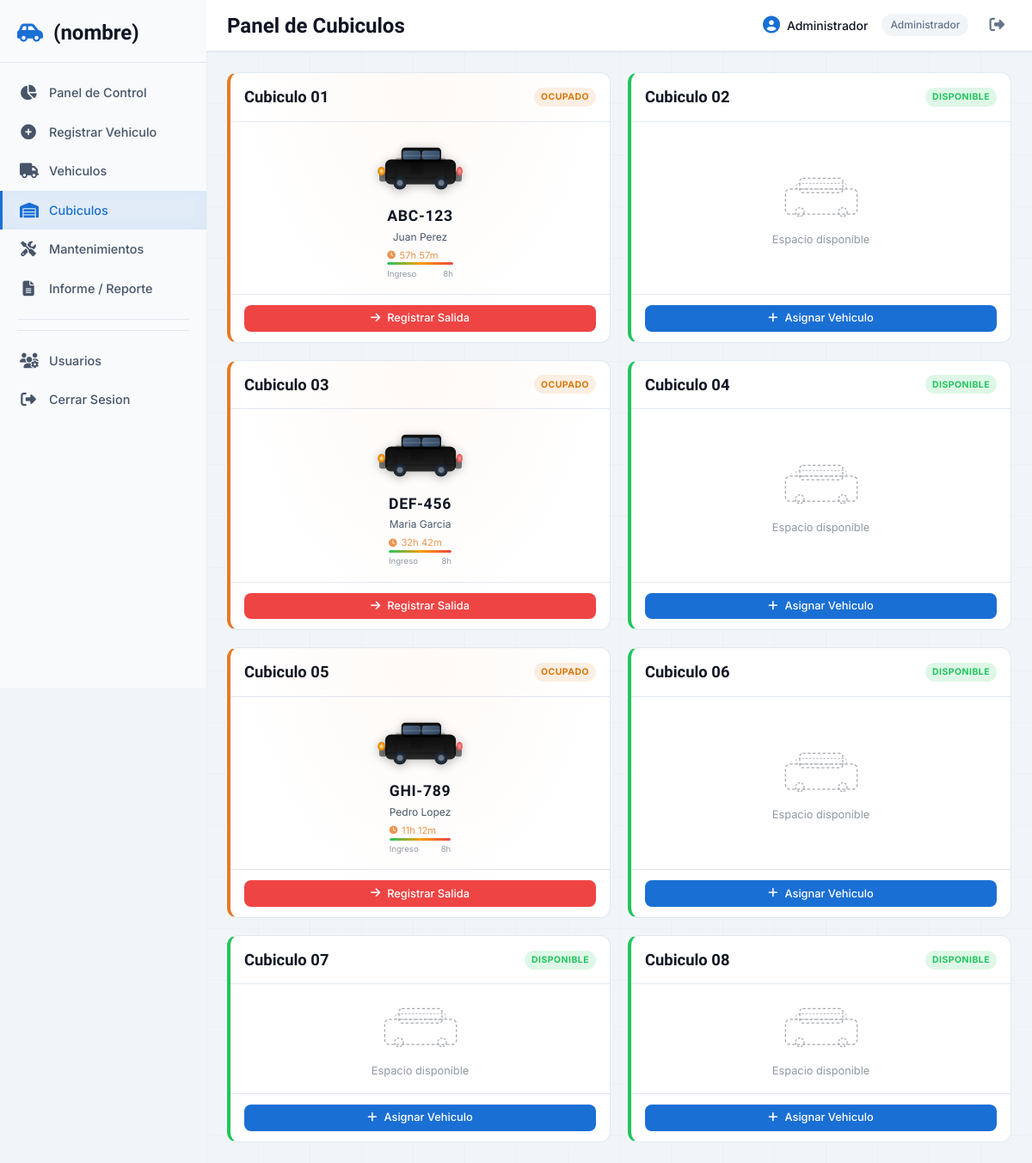
Screenshot of /cubiculos/panel.php (signed in) with the database file from the repository.
### tables this page shows
CREATE TABLE IF NOT EXISTS registros_entrada (
    id              INT UNSIGNED AUTO_INCREMENT PRIMARY KEY,
    vehiculo_id     INT UNSIGNED NOT NULL,
    cubiculo_id     INT UNSIGNED NOT NULL,
    usuario_id      INT UNSIGNED NOT NULL,
    fecha_entrada   DATETIME NOT NULL DEFAULT CURRENT_TIMESTAMP,
    fecha_salida    DATETIME,
    estado          ENUM('activo','completado','cancelado') NOT NULL DEFAULT 'activo',
    observaciones   TEXT,
    FOREIGN KEY (vehiculo_id)  REFERENCES vehiculos(id) ON UPDATE CASCADE ON DELETE RESTRICT,
    FOREIGN KEY (cubiculo_id)  REFERENCES cubiculos(id) ON UPDATE CASCADE ON DELETE RESTRICT,
    FOREIGN KEY (usuario_id)   REFERENCES usuarios(id) ON UPDATE CASCADE ON DELETE RESTRICT
);

CREATE TABLE IF NOT EXISTS cubiculos (
    id        INT UNSIGNED AUTO_INCREMENT PRIMARY KEY,
    numero    TINYINT UNSIGNED NOT NULL UNIQUE,
    nombre    VARCHAR(50) NOT NULL,
    estado    ENUM('libre','ocupado') NOT NULL DEFAULT 'libre'
);

CREATE TABLE IF NOT EXISTS vehiculos (
    id              INT UNSIGNED AUTO_INCREMENT PRIMARY KEY,
    placa           VARCHAR(20) NOT NULL UNIQUE,
    marca           VARCHAR(80) NOT NULL,
    modelo          VARCHAR(80) NOT NULL,
    anio            YEAR NOT NULL,
    color           VARCHAR(40) NOT NULL,
    dueno_nombre    VARCHAR(120) NOT NULL,
    dueno_telefono  VARCHAR(30),
    dueno_email     VARCHAR(150),
    creado_en       TIMESTAMP DEFAULT CURRENT_TIMESTAMP
);

### clases/Cubiculo.php (called while the page is built, shortened)
<?php
class Cubiculo
{
    public static function obtenerEstadoCompleto(): array
    {
        $db = Database::getInstance();
        $stmt = $db->prepare(
            'SELECT
                c.id AS cubiculo_id,
                c.numero,
                c.nombre,
                c.estado,
                r.id AS registro_id,
                v.id AS vehiculo_id,
                v.placa,
                v.marca,
                v.modelo,
                v.color,
                v.dueno_nombre,
                GROUP_CONCAT(DISTINCT m.tipo ORDER BY m.tipo ASC SEPARATOR ", ") AS mantenimientos,
                r.fecha_entrada
             FROM cubiculos c
             LEFT JOIN registros_entrada r ON r.cubiculo_id = c.id AND r.estado = ?
             LEFT JOIN vehiculos v ON v.id = r.vehiculo_id
             LEFT JOIN mantenimientos m ON m.registro_id = r.id AND m.estado != ?
             GROUP BY c.id, c.numero, c.nombre, c.estado, r.id, v.id, v.placa, v.marca, v.modelo, v.color, v.dueno_nombre, r.fecha_entrada
             ORDER BY c.numero ASC'
        );
        $stmt->execute(['activo', 'cancelado']);
        return $stmt->fetchAll();
    }
}

### controllers/CubiculoController.php (called while the page is built, shortened)
<?php
require_once __DIR__ . '/../clases/Cubiculo.php';
class CubiculoController
{
    public function obtenerEstado(): array
    {
        return Cubiculo::obtenerEstadoCompleto();
    }
}

### cubiculos/panel.php (the view, shortened to what this page needs)
<?php
$baseUrl = '/DS7-proyect';
require_once __DIR__ . '/../controllers/CubiculoController.php';
$cubiculoCtrl = new CubiculoController();
$cubiculos = $cubiculoCtrl->obtenerEstado();
$seccionActiva = 'cubiculos';
$cssExtra = 'cubiculos.css';
require_once __DIR__ . '/../vistas/layout/header.php';
require_once __DIR__ . '/../vistas/layout/sidebar.php';
?>
    <main class="contenido-principal">
        <header class="header-superior">
            <h2 class="header-titulo">Panel de Cubiculos</h2>
            <div class="header-usuario">
                <span class="header-usuario-nombre">
                    <i class="fas fa-user-circle"></i>
                    <?php echo htmlspecialchars($_SESSION['nombre']); ?>
                </span>
                <span class="header-usuario-rol">
                    <?php echo $_SESSION['rol'] === 'admin' ? 'Administrador' : 'Mecanico'; ?>
                </span>
                <a href="<?php echo $baseUrl; ?>/logout.php" class="header-logout" title="Cerrar Sesion">
                    <i class="fas fa-right-from-bracket"></i>
                </a>
            </div>
        </header>
        <div class="contenido-interno">
            <div class="taller-grid" id="tallerGrid">
                <?php foreach ($cubiculos as $cub): ?>
                    <div class="cubiculo-card <?php echo $cub['estado'] === 'ocupado' ? 'ocupado' : 'libre'; ?>" data-id="<?php echo $cub['cubiculo_id']; ?>">
                        <div class="cubiculo-card-header">
                            <span class="cubiculo-numero">
                                <?php echo htmlspecialchars($cub['nombre']); ?>
                            </span>
                            <span class="cubiculo-badge <?php echo $cub['estado']; ?>">
                                <?php echo $cub['estado'] === 'ocupado' ? 'OCUPADO' : 'DISPONIBLE'; ?>
                            </span>
                        </div>
                        <div class="cubiculo-card-body">
                            <?php if ($cub['estado'] === 'ocupado'): ?>
                                <div class="cubiculo-auto-svg" style="--color-vehiculo: <?php echo htmlspecialchars($cub['color'] ?? '#6B7280'); ?>;">
                                </div>
                                <div class="cubiculo-info-rapida">
                                    <span class="cubiculo-placa"><?php echo htmlspecialchars($cub['placa'] ?? ''); ?></span>
                                    <span class="cubiculo-dueno"><?php echo htmlspecialchars($cub['dueno_nombre'] ?? ''); ?></span>
                                    <?php if (!empty($cub['fecha_entrada'])): ?>
                                        <?php
                                        $entrada = new DateTime($cub['fecha_entrada']);
                                        $ahora = new DateTime();
                                        $diff = $entrada->diff($ahora);
                                        $horas = $diff->h + ($diff->days * 24);
                                        $minutos = $diff->i;
                                        $totalMinutos = ($horas * 60) + $minutos;
                                        $maxMinutos = 8 * 60;
                                        $porcentaje = min(100, round(($totalMinutos / $maxMinutos) * 100));
                                        ?>
                                        <span class="cubiculo-tiempo">
                                            <i class="fas fa-clock"></i>
                                            <?php echo $horas; ?>h <?php echo $minutos; ?>m
                                        </span>
                                        <div class="cubiculo-progreso">
                                            <div class="cubiculo-progreso-bar">
                                                <div class="cubiculo-progreso-fill" style="width: <?php echo $porcentaje; ?>%"></div>
                                            </div>
                                            <div class="cubiculo-progreso-label">
                                                <span>Ingreso</span>
                                                <span>8h</span>
                                            </div>
                                        </div>
                                    <?php endif; ?>
                                </div>
                            <?php else: ?>
                                <div class="cubiculo-vacio-svg">
                                </div>
                                <div class="cubiculo-info-rapida">
                                    <span class="cubiculo-disponible-texto">Espacio disponible</span>
                                </div>
                            <?php endif; ?>
                        </div>
                        <div class="cubiculo-card-footer">
                            <?php if ($cub['estado'] === 'ocupado'): ?>
                                <button type="button" class="btn btn-peligro btn-sm" onclick="abrirModalLiberar(<?php echo $cub['cubiculo_id']; ?>, '<?php echo htmlspecialchars($cub['placa'] ?? ''); ?>')">
                                    <i class="fas fa-arrow-right"></i>
                                    Registrar Salida
                                </button>
                            <?php else: ?>
                                <button type="button" class="btn btn-primario btn-sm" onclick="abrirModalAsignar(<?php echo $cub['cubiculo_id']; ?>, '<?php echo htmlspecialchars($cub['nombre']); ?>')">
                                    <i class="fas fa-plus"></i>
                                    Asignar Vehiculo
                                </button>
                            <?php endif; ?>
                        </div>
                    </div>
                <?php endforeach; ?>
            </div>
        </div>
    </main>
<?php require_once __DIR__ . '/../vistas/layout/footer.php'; ?>

### vistas/layout/header.php (shortened to what this page needs)
<!DOCTYPE html>
<html lang="es">
<head>
    <link rel="stylesheet" href="https://cdnjs.cloudflare.com/ajax/libs/font-awesome/6.5.1/css/all.min.css">
    <link rel="stylesheet" href="<?php echo $baseUrl; ?>/assets/css/main.css">
    <?php if (isset($cssExtra)): ?>
        <link rel="stylesheet" href="<?php echo $baseUrl; ?>/assets/css/<?php echo htmlspecialchars($cssExtra); ?>">
    <?php endif; ?>
</head>
<body>

### vistas/layout/sidebar.php
<aside class="sidebar" id="sidebar">
    <div class="sidebar-logo">
        <i class="fas fa-car-side"></i>
        <span class="sidebar-logo-text">(nombre)</span>
    </div>
    <nav class="sidebar-nav">
        <?php $url = $baseUrl ?? ''; ?>
        <a href="<?php echo $url; ?>/dashboard.php" class="sidebar-item <?php echo $seccionActiva === 'dashboard' ? 'activo' : ''; ?>" <?php echo $seccionActiva === 'dashboard' ? 'aria-current="page"' : ''; ?>>
            <i class="fas fa-chart-pie"></i>
            <span class="sidebar-label">Panel de Control</span>
        </a>
        <a href="<?php echo $url; ?>/vehiculos/registro.php" class="sidebar-item <?php echo $seccionActiva === 'registro-vehiculo' ? 'activo' : ''; ?>" <?php echo $seccionActiva === 'registro-vehiculo' ? 'aria-current="page"' : ''; ?>>
            <i class="fas fa-plus-circle"></i>
            <span class="sidebar-label">Registrar Vehiculo</span>
        </a>
        <a href="<?php echo $url; ?>/vehiculos/lista.php" class="sidebar-item <?php echo $seccionActiva === 'lista-vehiculos' ? 'activo' : ''; ?>" <?php echo $seccionActiva === 'lista-vehiculos' ? 'aria-current="page"' : ''; ?>>
            <i class="fas fa-truck"></i>
            <span class="sidebar-label">Vehiculos</span>
        </a>
        <a href="<?php echo $url; ?>/cubiculos/panel.php" class="sidebar-item <?php echo $seccionActiva === 'cubiculos' ? 'activo' : ''; ?>" <?php echo $seccionActiva === 'cubiculos' ? 'aria-current="page"' : ''; ?>>
            <i class="fas fa-warehouse"></i>
            <span class="sidebar-label">Cubiculos</span>
        </a>
        <a href="<?php echo $url; ?>/mantenimientos/lista.php" class="sidebar-item <?php echo $seccionActiva === 'mantenimientos' ? 'activo' : ''; ?>" <?php echo $seccionActiva === 'mantenimientos' ? 'aria-current="page"' : ''; ?>>
            <i class="fas fa-tools"></i>
            <span class="sidebar-label">Mantenimientos</span>
        </a>
        <a href="<?php echo $url; ?>/reportes/informe.php" class="sidebar-item <?php echo $seccionActiva === 'reportes' ? 'activo' : ''; ?>" <?php echo $seccionActiva === 'reportes' ? 'aria-current="page"' : ''; ?>>
            <i class="fas fa-file-alt"></i>
            <span class="sidebar-label">Informe / Reporte</span>
        </a>
        <div class="sidebar-divider"></div>
        <?php if (isset($_SESSION['rol']) && $_SESSION['rol'] === 'admin'): ?>
            <div class="sidebar-divider"></div>
            <a href="<?php echo $url; ?>/usuarios/lista.php" class="sidebar-item <?php echo $seccionActiva === 'usuarios' ? 'activo' : ''; ?>" <?php echo $seccionActiva === 'usuarios' ? 'aria-current="page"' : ''; ?>>
                <i class="fas fa-users-cog"></i>
                <span class="sidebar-label">Usuarios</span>
            </a>
        <?php endif; ?>
        <a href="<?php echo $url; ?>/logout.php" class="sidebar-item">
            <i class="fas fa-right-from-bracket"></i>
            <span class="sidebar-label">Cerrar Sesion</span>
        </a>
    </nav>
</aside>

### vistas/layout/footer.php (shortened to what this page needs)
</body>
</html>

### assets/css/cubiculos.css (style rules this page uses)
.contenido-interno:has(.taller-grid) { background: linear-gradient(rgba(15, 21, 35, 0.02) 1px, transparent 1px), linear-gradient(90deg, rgba(15, 21, 35, 0.02) 1px, transparent 1px); background-size: 60px 60px; background-color: #F1F5F9; min-height: calc(100vh - var(--header-alto)); }
.taller-grid { display: grid; grid-template-columns: repeat(4, 1fr); gap: 1.25rem; }
@media (max-width: 1200px) { .taller-grid { grid-template-columns: repeat(2, 1fr); } }
.cubiculo-card { background: var(--color-superficie); border-radius: var(--radio-tarjeta); border: 1px solid var(--color-borde); overflow: hidden; transition: all 0.4s cubic-bezier(0.4, 0, 0.2, 1); display: flex; flex-direction: column; position: relative; }
.cubiculo-card.libre { border-left: 4px solid var(--color-exito); }
.cubiculo-card.ocupado { border-left: 4px solid var(--color-alerta); background: var(--color-superficie); }
.cubiculo-card.ocupado::before { content: ''; position: absolute; inset: 0; border-radius: inherit; background: radial-gradient(ellipse at 50% 0%, rgba(232, 122, 35, 0.04) 0%, transparent 70%); pointer-events: none; }
.cubiculo-card-header { display: flex; align-items: center; justify-content: space-between; padding: 0.875rem 1rem; border-bottom: 1px solid var(--color-borde); }
.cubiculo-numero { font-family: var(--fuente-display); font-weight: 700; font-size: 1.15rem; color: var(--color-texto-principal); }
.cubiculo-badge { font-size: 0.65rem; font-weight: 700; padding: 0.2rem 0.5rem; border-radius: 999px; letter-spacing: 0.05em; text-transform: uppercase; }
.cubiculo-badge.ocupado { background: rgba(232, 122, 35, 0.12); color: #D97706; animation: badgePulse 2s ease-in-out infinite; }
.cubiculo-badge.libre { background: rgba(34, 197, 94, 0.15); color: var(--color-exito); }
.cubiculo-card-body { flex: 1; padding: 1rem; display: flex; flex-direction: column; align-items: center; justify-content: center; gap: 0.75rem; position: relative; }
.cubiculo-auto-svg { width: 120px; height: auto; transition: all 0.3s ease; filter: drop-shadow(0 2px 6px rgba(0, 0, 0, 0.3)); }
.cubiculo-auto-svg svg { width: 100%; height: auto; display: block; }
.cubiculo-vacio-svg { width: 100px; height: auto; opacity: 0.5; }
.cubiculo-vacio-svg svg { width: 100%; height: auto; display: block; }
.cubiculo-info-rapida { text-align: center; }
.cubiculo-placa { display: block; font-family: var(--fuente-display); font-weight: 700; font-size: 1.1rem; color: var(--color-texto-principal); letter-spacing: 0.04em; }
.cubiculo-dueno { display: block; font-size: 0.75rem; color: var(--color-texto-sidebar); margin-top: 0.125rem; }
.cubiculo-tiempo { display: flex; align-items: center; gap: 0.3rem; font-size: 0.7rem; color: var(--color-alerta); margin-top: 0.25rem; opacity: 0.8; }
.cubiculo-tiempo i { font-size: 0.6rem; }
.cubiculo-disponible-texto { font-size: 0.8rem; color: var(--color-texto-sidebar); opacity: 0.6; }
.cubiculo-progreso { width: 100%; max-width: 140px; }
.cubiculo-progreso-bar { height: 3px; background: var(--color-borde); border-radius: 999px; overflow: hidden; position: relative; }
.cubiculo-progreso-fill { height: 100%; border-radius: 999px; background: linear-gradient(90deg, #22C55E, #F59E0B, #EF4444); transition: width 1s ease; }
.cubiculo-progreso-label { display: flex; justify-content: space-between; font-size: 0.6rem; color: var(--color-texto-sidebar); opacity: 0.6; margin-top: 0.2rem; }
.cubiculo-card-footer { padding: 0.75rem 1rem; border-top: 1px solid var(--color-borde); display: flex; justify-content: center; }
.cubiculo-card-footer .btn { width: 100%; justify-content: center; }
.cubiculo-card { transition: all 0.4s cubic-bezier(0.4, 0, 0.2, 1); }
.cubiculo-card.ocupado .cubiculo-badge, .cubiculo-card.libre .cubiculo-badge { transition: all 0.4s ease; }

### rows the page displays
registros_entrada: cubiculo.nombre "Cubiculo 01", shows "OCUPADO", vehiculo.placa "ABC-123", vehiculo.dueno_nombre "Juan Perez"
cubiculos: nombre "Cubiculo 02", estado "DISPONIBLE"
registros_entrada: cubiculo.nombre "Cubiculo 03", shows "OCUPADO", vehiculo.placa "DEF-456", vehiculo.dueno_nombre "Maria Garcia"
cubiculos: nombre "Cubiculo 04", estado "DISPONIBLE"
registros_entrada: cubiculo.nombre "Cubiculo 05", shows "OCUPADO", vehiculo.placa "GHI-789", vehiculo.dueno_nombre "Pedro Lopez"
cubiculos: nombre "Cubiculo 06", estado "DISPONIBLE"
cubiculos: nombre "Cubiculo 07", estado "DISPONIBLE"
cubiculos: nombre "Cubiculo 08", estado "DISPONIBLE"

### other values shown
$_SESSION['nombre'] "Administrador"
